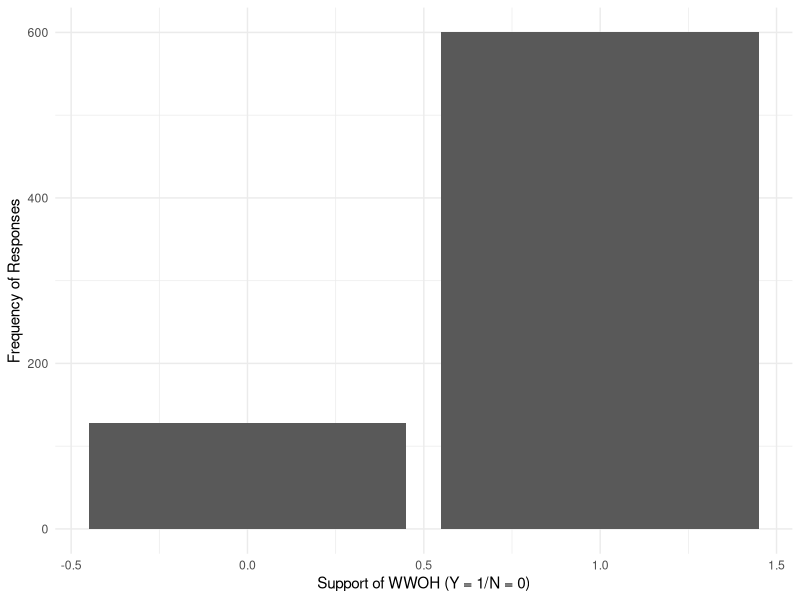
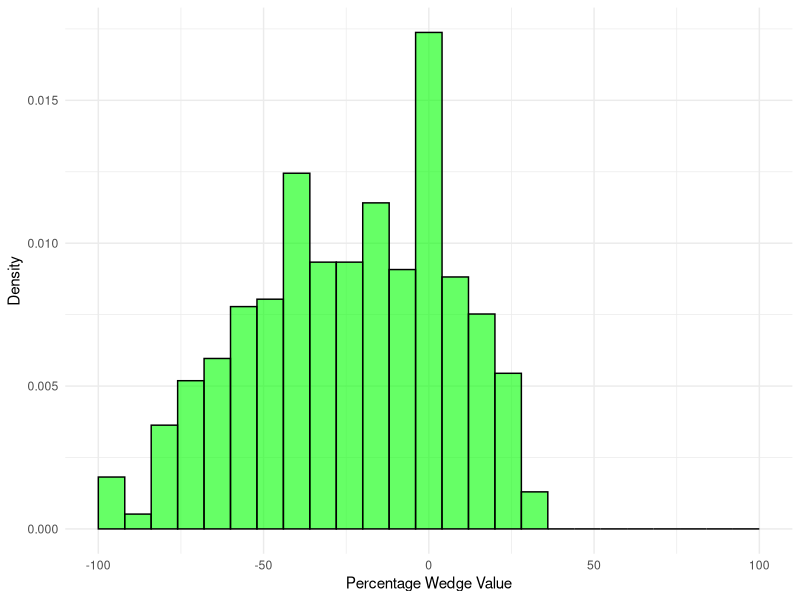

Generate these figures, in order, with R: (Note: this script raises an error after producing the figures.)
## ---- chunk 1
#| include: false
#| warning: false
#| message: false

#install.packages("tidyverse")
#install.packages("here")
#install.packages("knitr")
#install.packages("kableExtra")
#install.packages("webshot")

library(here)
library(knitr)
library(tidyverse)
library(haven)
library(dplyr)
## ---- chunk 2
#| include: false
#| warning: false
#| message: false

#Acquiring cleaned data from output folder
online_cleaned <-
   read_csv(
    file = here("data/analysis_data/online_cleaned.csv"))
main_cleaned <-
  read_csv(
    file = here("data/analysis_data/main_cleaned.csv"))
follow_cleaned <-
  read_csv(
    file = here("data/analysis_data/follow_cleaned.csv"))
sec_cleaned <-
   read_csv(
    file = here("data/analysis_data/sec_cleaned.csv"))

## ---- chunk 3
#| echo: false
#| label: tbl-samplemain
#| tbl-cap: Sample of Cleaned Main Experiment Data of Saudi Arabian Men on WWOH
main_cleaned |> slice(1:5) |> kable()

## ---- chunk 4
#| echo: false
#| label: fig-wwoh
#| fig-cap: Support of Young Married Men in Saudi Arabia of WWOH

online_cleaned |> 
  ggplot(aes(x = c_outside_self)) +
  geom_bar() +
  theme_minimal() +
  labs(x = "Support of WWOH (Y = 1/N = 0)", y = "Frequency of Responses" )

## ---- chunk 5
#| echo: false
#| label: tbl-summ
#| tbl-cap: Summary Statistics on Men Who Participated in the Main Experiment
summary_stats <- main_cleaned |>
  group_by(condition2) |>
  summarize(
    Observations = n(),
    Age = mean(age, na.rm =TRUE),
    "College(%" = sum(college_deg, na.rm = TRUE)/n()*100,
    "Employed(%)" = sum(employed_now, na.rm = TRUE)/n()*100,
  ) |>
  bind_rows()|>
  mutate(group = c("Control", "Treatment"))

summary_stats |> kable()

summary_all <- main_cleaned |>
  summarize(
    Total = n(),
    Age = mean(age, na.rm =TRUE),
    "College" = sum(college_deg, na.rm = TRUE)/n()*100,
    "Employed(%)" = sum(employed_now, na.rm = TRUE)/n()*100)
    
summary_all |> kable()

## ---- chunk 6
#| echo: false
#| label: fig-time
#| fig-cap: Density Histogram of Percentage Wedge on Difference Between Beliefs and Actual Calculation
histogram <- main_cleaned |>
  mutate(percentage_wedge = outside_wedge/30*100)

p <- ggplot(histogram, aes(x = percentage_wedge)) + 
  geom_histogram(aes(y = after_stat(density)), binwidth = 8, fill = "green", alpha = 0.6, color = "black") + 
  labs(
    x = "Percentage Wedge Value",
    y = "Density") + 
  theme_minimal() +
  theme(plot.caption = element_text(hjust = 0, face = "italic", size = 10),
        plot.caption.position = "plot") +
  scale_x_continuous(limits = c(-100, 100))
print(p)

## ---- chunk 7
#| echo: false
#| label: tbl-empl
#| tbl-cap: Employment Difference of Wives between Two Surveys Three Months Apart
#| tbl-subcap: ["Treatment", "Control"]
#| layout-ncol: 2

follow_cleaned |> filter(condition2==1) |>
  count(emply_prev, emply_now) |> kable()

follow_cleaned |> filter(condition2==0) |>
  count(emply_prev, emply_now) |> kable()

## ---- chunk 8
#| echo: false
#| label: fig-educ
#| fig-cap: Graphs on the Impact that Different levels of Education has on Supporting WWOH
#| fig-subcap: ["Education Levels", "With/Without College Degree"]
#| layout-nrows: 2

eduimpact <- main_cleaned |> mutate(support = ifelse(
  outside_self == 1, "support", "oppose")) |>
  mutate(degree = case_when(
  college_deg == 0 ~ "No Degree",
  college_deg == 1 ~ "Degree"))

eduimpact <- eduimpact |> mutate(edul = case_when(
  education == 3 ~ "Secondary",
  education == 4 ~ "Middle",
  education == 5 ~ "Diploma",
  education == 6 ~ "Bachelor",
  education == 7 ~ "Masters",
  education == 8 ~ "Ph.D",
  TRUE ~ "Post Graduate")) 

eduimpact |>
  ggplot(mapping = aes(x = fct_inorder(edul), fill = support)) +
  geom_bar() +
  labs(x = "Education Level", y = "Number of observations", fill = "Stance") +
  theme(legend.position = "bottom")

eduimpact |>
  ggplot(mapping = aes(x = fct_inorder(degree), fill = support)) +
  geom_bar() +
  labs(x = "Education Level", y = "Number of observations", fill = "Stance") +
  theme(legend.position = "bottom")

## ---- chunk 9
#| echo: false
#| label: fig-age
#| fig-cap: Graph on the Distribution of Age on the Stance of WWOH

ageimpact <- main_cleaned |> mutate(support = ifelse(
  outside_self == 1, "support", "oppose")) |>
  mutate(age_bracket = case_when(
  age <= 23 ~ "18 - 23",
  age >= 30 ~ "30 - 35",
  TRUE ~ "24 - 30"))

ageimpact |>
  ggplot(mapping = aes(x = age_bracket, fill = support)) +
  geom_bar() +
  labs(x = "Age Groups", y = "Number of observations", fill = "Stance") +
  theme(legend.position = "bottom")

## ---- chunk 10
#| echo: false
#| label: fig-diss
#| fig-cap: Frequency of WWOH Discussions for Participants in Survey

chart <- sec_cleaned |>
  mutate(freq = case_when(
    discuss_freq == 1 ~ "Very Often",
    discuss_freq == 2 ~ "Often",
    discuss_freq == 3 ~ "Sometimes",
    discuss_freq == 4 ~ "Rarely",
    discuss_freq == 5 ~ "Very Rarely"))

chart |>
  ggplot(mapping = aes(x = freq)) +
  geom_bar() +
  theme_minimal() +
  labs(x = "Age group", y = "Number of observations")
